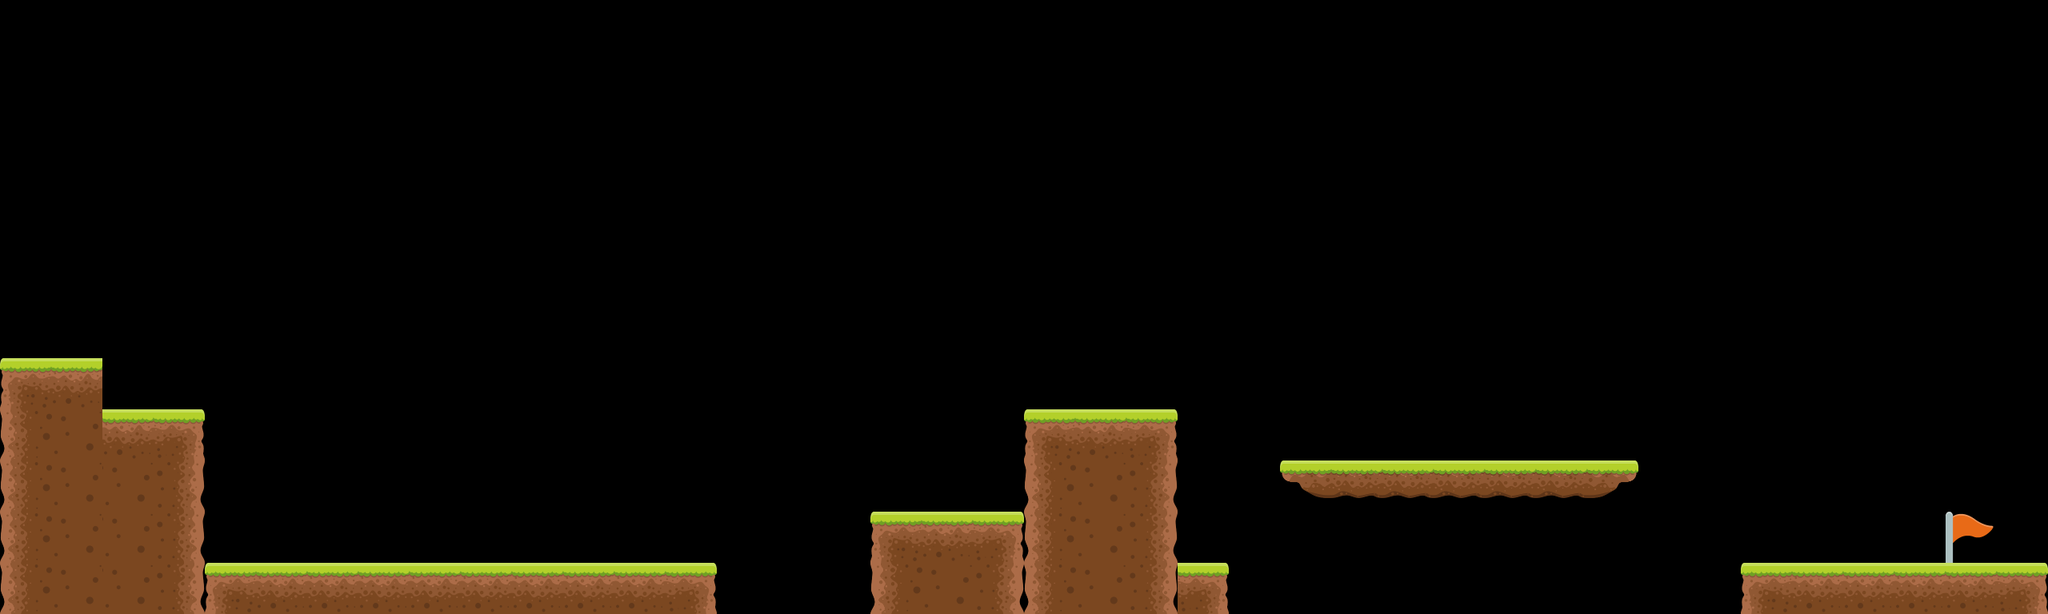

A level layout from a 2D game, rendered from its tile map. Below: a short description, then the map file with its tile-grid data intact:
An orthogonal 40x12 tile map with 64x64 px tiles, 1 tile layer (Tile Layer 1), 2 tilesets and 16 objects.

<map version="1.10" tiledversion="1.11.0" orientation="orthogonal" renderorder="right-down" width="40" height="12" tilewidth="64" tileheight="64" infinite="0" nextlayerid="6" nextobjectid="22">
 <editorsettings>
  <export target="level1.lua" format="lua" />
 </editorsettings>
 <tileset firstgid="1" name="platformer" tilewidth="64" tileheight="64" tilecount="9" columns="3">
  <image source="tileset.png" width="192" height="192" />
 </tileset>
 <tileset firstgid="10" name="flag" tilewidth="64" tileheight="64" tilecount="1" columns="1">
  <image source="flag.png" width="64" height="64" />
 </tileset>
 <layer id="1" name="Tile Layer 1" width="40" height="12">
  <data encoding="csv">
0,0,0,0,0,0,0,0,0,0,0,0,0,0,0,0,0,0,0,0,0,0,0,0,0,0,0,0,0,0,0,0,0,0,0,0,0,0,0,0,
0,0,0,0,0,0,0,0,0,0,0,0,0,0,0,0,0,0,0,0,0,0,0,0,0,0,0,0,0,0,0,0,0,0,0,0,0,0,0,0,
0,0,0,0,0,0,0,0,0,0,0,0,0,0,0,0,0,0,0,0,0,0,0,0,0,0,0,0,0,0,0,0,0,0,0,0,0,0,0,0,
0,0,0,0,0,0,0,0,0,0,0,0,0,0,0,0,0,0,0,0,0,0,0,0,0,0,0,0,0,0,0,0,0,0,0,0,0,0,0,0,
0,0,0,0,0,0,0,0,0,0,0,0,0,0,0,0,0,0,0,0,0,0,0,0,0,0,0,0,0,0,0,0,0,0,0,0,0,0,0,0,
0,0,0,0,0,0,0,0,0,0,0,0,0,0,0,0,0,0,0,0,0,0,0,0,0,0,0,0,0,0,0,0,0,0,0,0,0,0,0,0,
0,0,0,0,0,0,0,0,0,0,0,0,0,0,0,0,0,0,0,0,0,0,0,0,0,0,0,0,0,0,0,0,0,0,0,0,0,0,0,0,
1,2,0,0,0,0,0,0,0,0,0,0,0,0,0,0,0,0,0,0,0,0,0,0,0,0,0,0,0,0,0,0,0,0,0,0,0,0,0,0,
4,5,2,3,0,0,0,0,0,0,0,0,0,0,0,0,0,0,0,0,1,2,3,0,0,0,0,0,0,0,0,0,0,0,0,0,0,0,0,0,
4,5,5,6,0,0,0,0,0,0,0,0,0,0,0,0,0,0,0,0,4,5,6,0,0,7,8,8,8,8,8,9,0,0,0,0,0,0,0,0,
4,5,5,6,0,0,0,0,0,0,0,0,0,0,0,0,0,1,2,3,4,5,6,0,0,0,0,0,0,0,0,0,0,0,0,0,0,0,10,0,
4,5,5,6,1,2,2,2,2,2,2,2,2,3,0,0,0,4,5,6,4,5,6,3,0,0,0,0,0,0,0,0,0,0,1,2,2,2,2,3
</data>
 </layer>
 <objectgroup id="2" name="Platforms">
  <object id="4" x="256" y="704" width="640" height="64" />
  <object id="5" x="1088" y="640" width="192" height="128" />
  <object id="6" x="1280" y="512" width="192" height="256" />
  <object id="7" x="1472" y="704" width="64" height="64" />
  <object id="8" x="0" y="448" width="128" height="320" />
  <object id="9" x="128" y="512" width="128" height="256" />
  <object id="10" x="2176" y="704" width="384" height="64" />
  <object id="11" x="1600" y="576" width="448" height="64" />
  <object id="12" x="768" y="1088" />
 </objectgroup>
 <objectgroup id="4" name="Flag">
  <object id="19" x="2432" y="640" width="64" height="64" />
  <object id="20" x="2752" y="128" />
 </objectgroup>
 <objectgroup id="5" name="Start">
  <object id="21" x="64" y="384" width="64" height="64" />
 </objectgroup>
 <objectgroup id="3" name="Enemies">
  <object id="13" x="576" y="640" width="64" height="64" />
  <object id="14" x="1280" y="448" width="64" height="64" />
  <object id="15" x="1792" y="512" width="64" height="64" />
  <object id="16" x="2240" y="640" width="64" height="64" />
 </objectgroup>
</map>
